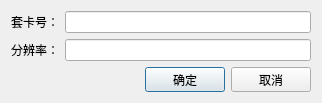
<?xml version="1.0" encoding="UTF-8"?>
<ui version="4.0">
 <class>AddPaperDlg</class>
 <widget class="QDialog" name="AddPaperDlg">
  <property name="geometry">
   <rect>
    <x>0</x>
    <y>0</y>
    <width>322</width>
    <height>97</height>
   </rect>
  </property>
  <property name="sizePolicy">
   <sizepolicy hsizetype="Fixed" vsizetype="Fixed">
    <horstretch>0</horstretch>
    <verstretch>0</verstretch>
   </sizepolicy>
  </property>
  <property name="windowTitle">
   <string>新建一套试卷</string>
  </property>
  <layout class="QGridLayout" name="gridLayout_2">
   <item row="1" column="1">
    <widget class="QPushButton" name="okBtn">
     <property name="minimumSize">
      <size>
       <width>0</width>
       <height>25</height>
      </size>
     </property>
     <property name="text">
      <string>确定</string>
     </property>
    </widget>
   </item>
   <item row="1" column="0">
    <spacer name="horizontalSpacer">
     <property name="orientation">
      <enum>Qt::Horizontal</enum>
     </property>
     <property name="sizeHint" stdset="0">
      <size>
       <width>91</width>
       <height>20</height>
      </size>
     </property>
    </spacer>
   </item>
   <item row="0" column="0" colspan="3">
    <layout class="QGridLayout" name="gridLayout">
     <item row="0" column="0">
      <widget class="QLabel" name="label">
       <property name="text">
        <string>套卡号：</string>
       </property>
      </widget>
     </item>
     <item row="0" column="1">
      <widget class="QLineEdit" name="numEdit"/>
     </item>
     <item row="1" column="0">
      <widget class="QLabel" name="label_2">
       <property name="text">
        <string>分辨率：</string>
       </property>
      </widget>
     </item>
     <item row="1" column="1">
      <widget class="QLineEdit" name="dpiEdit">
       <property name="text">
        <string/>
       </property>
      </widget>
     </item>
    </layout>
   </item>
   <item row="1" column="2">
    <widget class="QPushButton" name="cancelBtn">
     <property name="minimumSize">
      <size>
       <width>0</width>
       <height>25</height>
      </size>
     </property>
     <property name="text">
      <string>取消</string>
     </property>
    </widget>
   </item>
  </layout>
 </widget>
 <layoutdefault spacing="6" margin="11"/>
 <tabstops>
  <tabstop>numEdit</tabstop>
  <tabstop>dpiEdit</tabstop>
  <tabstop>okBtn</tabstop>
  <tabstop>cancelBtn</tabstop>
 </tabstops>
 <resources/>
 <connections/>
</ui>
